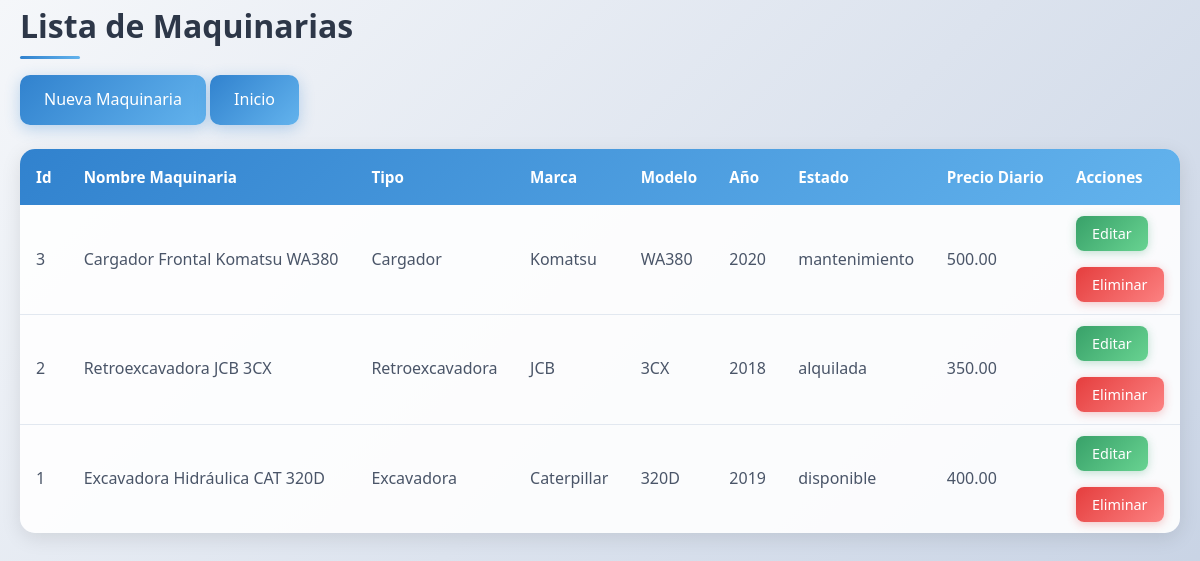
Page /maquinaria_services/R_maquinaria_services.php (signed in) on the committed database.
### tables this page shows
CREATE TABLE maquinarias (
    id_maquinaria INT AUTO_INCREMENT PRIMARY KEY,
    nombre_maquinaria VARCHAR(100) NOT NULL,
    tipo VARCHAR(50),
    marca VARCHAR(50),
    modelo VARCHAR(50),
    año YEAR,
    estado_maquinaria VARCHAR(20) DEFAULT 'disponible',  
    precio_diario DECIMAL(10,2)
);

### auth_services/permisos.php (called while the page is built, shortened)
<?php
$permisos = [
    'Administrador' => ['crear', 'editar', 'eliminar', 'listar'],
    'Desarrollador' => ['listar', 'editar', 'crear'],
    'Supervisor'    => ['listar'],
];
function tienePermiso($accion, $rol = null) {
    global $permisos;
    if ($rol === null) {
        $rol = $_SESSION['rol'];
    }
    return isset($permisos[$rol]) && in_array($accion, $permisos[$rol]);
}

### maquinaria_services/R_maquinaria_services.php (the view, shortened to what this page needs)
<?php
require_once '../config/db.php';
require_once '../auth_services/permisos.php';
try {
    $sql = "SELECT * FROM maquinarias ORDER BY id_maquinaria DESC";
    $stmt = $pdo->query($sql);
    $maquinarias = $stmt->fetchAll(PDO::FETCH_ASSOC);
} catch(PDOException $e) {
    echo "Error: " . $e->getMessage();
    $maquinarias = [];
}
?>
<!DOCTYPE html>
<html>
<head>
    <link rel="stylesheet" href="../public/style.css">
</head>
<body>
    <div class="container">
        <h2>Lista de Maquinarias</h2>
        <div class="actions">
            <?php if (tienePermiso('crear')): ?>
                <a href="C_maquinaria_services.php" class="btn-primary">Nueva Maquinaria</a>
            <?php endif; ?>
            <a href="../public/menu.php" class="btn-primary">Inicio</a>
        </div>
        <table>
            <thead>
                <tr>
                    <th>Id</th>
                    <th>Nombre Maquinaria</th>
                    <th>Tipo</th>
                    <th>Marca</th>
                    <th>Modelo</th>
                    <th>Año</th>
                    <th>Estado</th>
                    <th>Precio Diario</th>
                    <th>Acciones</th>
                </tr>
            </thead>
            <tbody>
                <?php if (empty($maquinarias)): ?>
                    <tr>
                        <td colspan="5">No hay maquinarias registrados</td>
                    </tr>
                <?php else: ?>
                    <?php foreach ($maquinarias as $maquinaria): ?>
                        <tr>
                            <td><?= htmlspecialchars($maquinaria['id_maquinaria']) ?></td>
                            <td><?= htmlspecialchars($maquinaria['nombre_maquinaria']) ?></td>
                            <td><?= htmlspecialchars($maquinaria['tipo']) ?></td>
                            <td><?= htmlspecialchars($maquinaria['marca']) ?></td>
                            <td><?= htmlspecialchars($maquinaria['modelo']) ?></td>
                            <td><?= htmlspecialchars($maquinaria['año']) ?></td>
                            <td><?= htmlspecialchars($maquinaria['estado_maquinaria']) ?></td>
                            <td><?= htmlspecialchars($maquinaria['precio_diario']) ?></td>
                            <td>
                                <?php if (tienePermiso('editar')): ?>
                                    <a href="U_maquinaria_services.php?id=<?= $maquinaria['id_maquinaria'] ?>" class="btn-edit">Editar</a>
                                <?php endif; ?>
                                <br></br>
                                <?php if (tienePermiso('eliminar')): ?>
                                    <a href="D_maquinaria_services.php?id=<?= $maquinaria['id_maquinaria'] ?>" class="btn-delete" onclick="return confirm('¿Estás seguro?')">Eliminar</a>
                                <?php endif; ?>
                            </td>
                        </tr>
                    <?php endforeach; ?>
                <?php endif; ?>
            </tbody>
        </table>
    </div>
</body>
</html>

### public/style.css (style rules this page uses)
* { margin: 0; padding: 0; box-sizing: border-box; }
body { font-family: 'Segoe UI', Tahoma, Geneva, Verdana, sans-serif; line-height: 1.6; color: #333; background: linear-gradient(135deg, #f5f7fa 0%, #c3cfe2 100%); min-height: 100vh; }
.container { max-width: 1200px; margin: 0 auto; padding: 0 20px; }
h2 { color: #2d3748; font-size: 2rem; margin-bottom: 1.5rem; font-weight: 600; position: relative; }
h2::after { content: ''; position: absolute; bottom: -8px; left: 0; width: 60px; height: 3px; background: linear-gradient(90deg, #3182ce, #63b3ed); border-radius: 2px; }
a { color: #3182ce; text-decoration: none; transition: color 0.3s ease; }
table { width: 100%; border-collapse: collapse; background: rgba(255, 255, 255, 0.9); border-radius: 15px; overflow: hidden; box-shadow: 0 5px 20px rgba(0, 0, 0, 0.1); margin: 1.5rem 0; }
thead { background: linear-gradient(135deg, #3182ce 0%, #63b3ed 100%); color: white; }
th { padding: 1rem; text-align: left; font-weight: 600; font-size: 0.95rem; }
td { padding: 1rem; border-bottom: 1px solid #e2e8f0; color: #4a5568; }
tbody tr:last-child td { border-bottom: none; }
.actions { margin-bottom: 1.5rem; }
.btn-primary { background: linear-gradient(135deg, #3182ce 0%, #63b3ed 100%); color: white; padding: 0.75rem 1.5rem; border-radius: 10px; text-decoration: none; font-weight: 500; transition: all 0.3s ease; box-shadow: 0 4px 15px rgba(49, 130, 206, 0.3); display: inline-block; }
.btn-edit { background: linear-gradient(135deg, #38a169 0%, #68d391 100%); color: white; padding: 0.5rem 1rem; border-radius: 8px; text-decoration: none; font-size: 0.9rem; font-weight: 500; transition: all 0.3s ease; box-shadow: 0 2px 10px rgba(56, 161, 105, 0.3); margin-right: 0.5rem; }
.btn-delete { background: linear-gradient(135deg, #e53e3e 0%, #fc8181 100%); color: white; padding: 0.5rem 1rem; border-radius: 8px; text-decoration: none; font-size: 0.9rem; font-weight: 500; transition: all 0.3s ease; box-shadow: 0 2px 10px rgba(229, 62, 62, 0.3); }

### rows in the picture
maquinarias: id_maquinaria "3", nombre_maquinaria "Cargador Frontal Komatsu WA380", tipo "Cargador", marca "Komatsu", modelo "WA380", año "2020", estado_maquinaria "mantenimiento", precio_diario "500.00"
maquinarias: id_maquinaria "2", nombre_maquinaria "Retroexcavadora JCB 3CX", tipo "Retroexcavadora", marca "JCB", modelo "3CX", año "2018", estado_maquinaria "alquilada", precio_diario "350.00"
maquinarias: id_maquinaria "1", nombre_maquinaria "Excavadora Hidráulica CAT 320D", tipo "Excavadora", marca "Caterpillar", modelo "320D", año "2019", estado_maquinaria "disponible", precio_diario "400.00"
